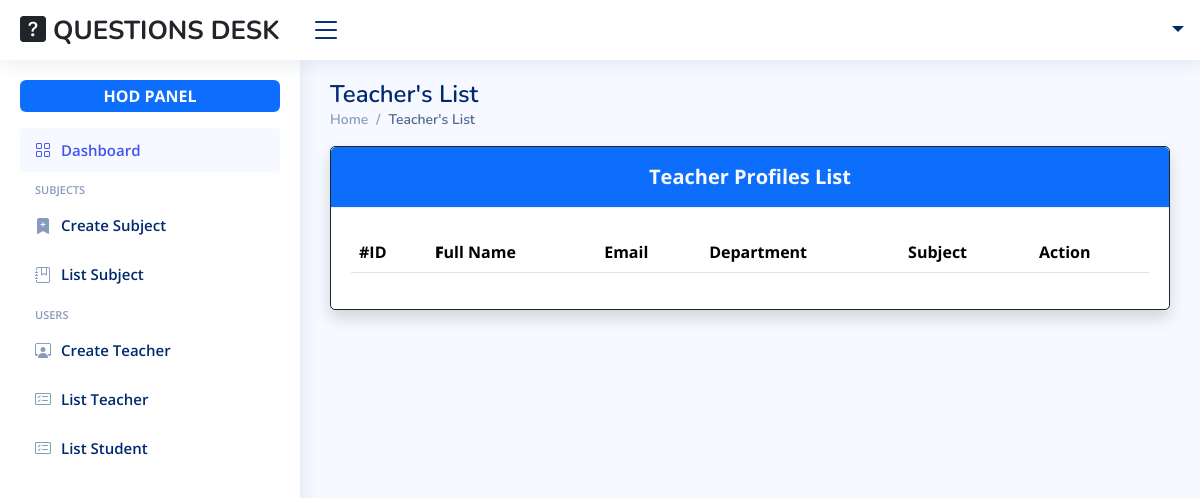
The page /hod/list/users/Teacher/ on the database as committed earlier.
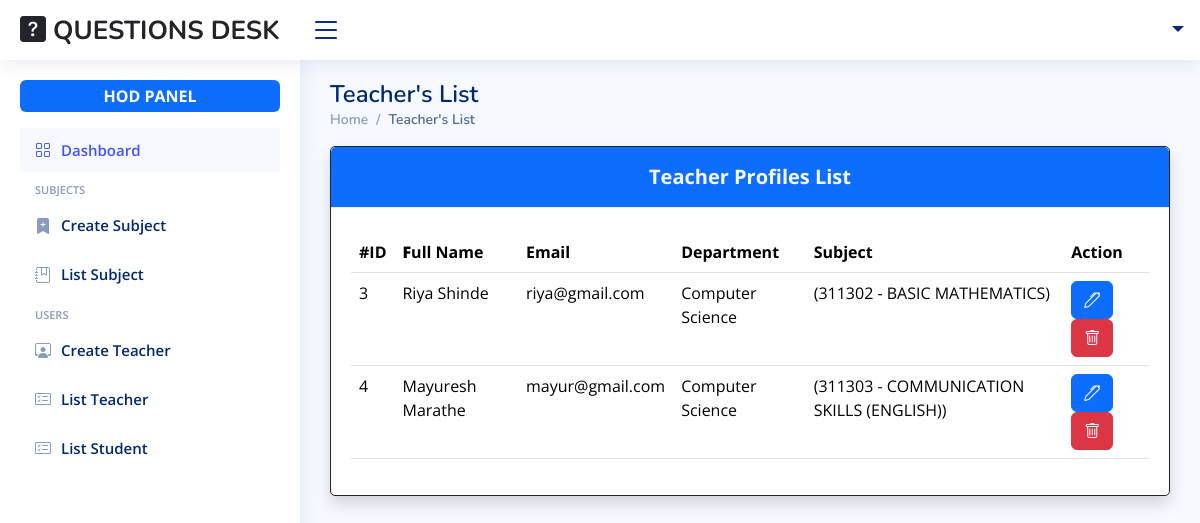
The same page on the database as committed later.
### Users/models.py (models this page shows, shortened)
class User(AbstractBaseUser):
    id = models.BigAutoField(primary_key=True)
    first_name = models.CharField(max_length=100, null=False, blank=False)
    last_name = models.CharField(max_length=100, null=False, blank=False)
    institute = models.CharField(max_length=255, null=False, blank=False, default="S.S.V.P's B.S.Deore Polytechnic, Dhule")
    email = models.EmailField(unique=True, null=False, blank=False)
    username = models.CharField(unique=True, max_length=100, null=False, blank=False)
    password = models.CharField(max_length=100, null=False, blank=False)
    role = models.CharField(max_length=10, null=False, blank=False)
    joined_date = models.DateField(auto_now_add=True)
    USERNAME_FIELD = 'username'
    REQUIRED_FIELDS = ['first_name', 'last_name', 'email']
    objects = UserManager()
    class Meta:
        db_table = 'Users'

class Profile(models.Model):
    id = models.BigAutoField(primary_key=True)
    user = models.OneToOneField(User, related_name='profile', on_delete=models.CASCADE)
    phone_number = models.CharField(max_length=10, null=False, blank=False ,validators=[RegexValidator(regex=r'^\d{10}$')])
    designation = models.CharField(max_length=100, null=False, blank=False)
    department = models.CharField(max_length=100, null=False, blank=False)
    experience = models.DecimalField(max_digits=3, decimal_places=1, null=True, blank=True)
    subjects = models.ManyToManyField(Subject, related_name='profiles', blank=True)
    class Meta:
        db_table = 'Profiles'

class Subject(models.Model):
    id = models.BigAutoField(primary_key=True)
    code = models.CharField(max_length=100, unique=True, null=False, blank=False)
    name = models.CharField(max_length=255, null=False, blank=False)
    semester = models.CharField(max_length=100, null=False, blank=False)
    department =models.CharField(max_length=100, null=False, blank=False)
    scheme = models.CharField(max_length=10, null=False, blank=False)
    class Meta:
        db_table = 'Subjects'

### Users/views.py (the view)
# urls.py: path('hod/list/users/<str:role>/', hod_list_users_view, name='hod-list-users-view'),
def hod_list_users_view(request, role):
    users = User.objects.filter(role=role).all()
    return render(request, 'members/hod/list_users.html', context={'users':users, 'role':role})

### Users/templates/members/hod/list_users.html (shortened to what this page needs)
{% extends "members/hod/base_site.html" %}
{% block main %}
	<main id="main" class="main">
		<div class="pagetitle">
			<h1>{{role}}'s List</h1>
			<nav>
				<ol class="breadcrumb">
					<li class="breadcrumb-item"><a href="{% url "hod-index-view" %}">Home</a></li>
					<li class="breadcrumb-item active">{{role}}'s List</li>
				</ol>
			</nav>
		</div>
		<section class="section dashboard">
			<div class="row justify-content-center">
				<div class="col-lg-12">
					<div class="card border border-dark shadow">
                        <div class="card-header text-center bg-primary text-light fw-bold fs-5">
                            {{role}} Profiles List
                        </div>
						<div class="card-body pt-4">
							<table class="table datatable">
								<thead>
									<tr>
										<th>#ID</th>
										<th><b>F</b>ull Name</th>
										<th>Email</th>
										{% if role != "Student" %}
                                            <th>Department</th>
                                            <th>Subject</th>
										{% else %}
										    <th>Institute</th>
										{% endif %}
										<th>Action</th>
									</tr>
								</thead>
								<tbody>
                                    {% for user in users %}
                                        <tr>
                                            <td>{{user.id}}</td>
                                            <td>{{user.first_name}} {{user.last_name}}</td>
                                            <td>{{user.email}}</td>
                                            {% if role != "Student" %}
                                                <td>{{user.profile.department}}</td>
                                                <td>
                                                    {% for subject in user.profile.subjects.all %}
                                                        ({{subject.code}} - {{subject.name}}) <br>
                                                    {% endfor %}
                                                </td>
                                            {% else %}
                                                <td>{{user.institute}}</td>
                                            {% endif %}
                                            <td>
                                                {% if role == 'Teacher' %}
                                                    <a href="{% url "hod-update-teacher-view" user.id %}" class="btn btn-primary"><i class="bi bi-pen"></i></a>
                                                {% endif %}
                                                <button type="button" class="btn btn-danger" data-bs-toggle="modal" data-bs-target="#verticalycentered{{user.id}}">
                                                    <i class="bi bi-trash"></i>
                                                </button>
                                            </td>
                                        </tr>
                                    {% endfor %}
								</tbody>
							</table>
						</div>
					</div>
				</div>
			</div>
		</section>
	</main>
{% endblock main %}

### Users/templates/members/hod/base_site.html (shortened to what this page needs)
{% extends "base.html" %}
{% load static %}
{% block content %}
    <header id="header" class="header fixed-top d-flex align-items-center">
        <div class="d-flex align-items-center justify-content-between">
            <a href="" class="logo">
                <span class="d-none d-lg-block text-dark">
                    <i class="bi bi-question-square-fill"></i>
                    QUESTIONS DESK
                </span>
            </a>
            <i class="bi bi-list toggle-sidebar-btn"></i>
        </div>
        <nav class="header-nav ms-auto">
            <ul class="d-flex align-items-center">
                <li class="nav-item dropdown pe-3">
                    <a class="nav-link nav-profile d-flex align-items-center pe-0" href="#" data-bs-toggle="dropdown">
                        <span class="d-none d-md-block dropdown-toggle ps-2 fs-5">{{request.user.first_name}} {{request.user.last_name.0}}</span>
                    </a>
                </li>
            </ul>
        </nav>
    </header>
    <aside id="sidebar" class="sidebar">
        <ul class="sidebar-nav" id="sidebar-nav">
            <li class="nav-item text-center mb-3">
                <span class="badge bg-primary w-100 fs-6 p-2">HOD PANEL</span>
            </li>
            <li class="nav-item">
                <a class="nav-link " href="{% url "hod-index-view" %}">
                    <i class="bi bi-grid"></i>
                    <span>Dashboard</span>
                </a>
            </li>
            <li class="nav-heading">SUBJECTS</li>
            <li class="nav-item">
                <a class="nav-link collapsed" href="{% url "hod-create-subject-view" %}">
                    <i class="bi bi-bookmark-plus-fill"></i>
                    <span>Create Subject</span>
                </a>
            </li>
            <li class="nav-item">
                <a class="nav-link collapsed" href="{% url "hod-list-subjects-view" %}">
                    <i class="bi bi-journal-bookmark"></i>
                    <span>List Subject</span>
                </a>
            </li>
            <li class="nav-heading">USERS</li>
            <li class="nav-item">
                <a class="nav-link collapsed" href="{% url "hod-create-teacher-view" %}">
                    <i class="bi bi-person-workspace"></i>
                    <span>Create Teacher</span>
                </a>
            </li>
            <li class="nav-item">
                <a class="nav-link collapsed" href="{% url "hod-list-users-view" 'Teacher' %}">
                    <i class="bi bi-card-checklist"></i>
                    <span>List Teacher</span>
                </a>
            </li>
            <li class="nav-item">
                <a class="nav-link collapsed" href="{% url "hod-list-users-view" 'Student' %}">
                    <i class="bi bi-card-checklist"></i>
                    <span>List Student</span>
                </a>
            </li>
        </ul>
    </aside>
    {% block main %}{% endblock main %}
{% endblock content %}

### Users/templates/base.html (shortened to what this page needs)
{% load static %}
<!DOCTYPE html>
<html lang="en">
    <head>
        <link href="{% static "assets/vendor/bootstrap/css/bootstrap.min.css" %}" rel="stylesheet">
        <link href="{% static "assets/vendor/bootstrap-icons/bootstrap-icons.css" %}" rel="stylesheet">
        <link href="{% static "assets/vendor/boxicons/css/boxicons.min.css" %}" rel="stylesheet">
        <link href="{% static "assets/vendor/boxicons/css/boxicons.min.css" %}" rel="stylesheet">
        <link href="{% static "assets/vendor/boxicons/css/boxicons.min.css" %}" rel="stylesheet">
        <link href="{% static "assets/vendor/remixicon/remixicon.css" %}" rel="stylesheet">
        <link href="{% static "assets/vendor/simple-datatables/style.css" %}" rel="stylesheet">
        <link href="{% static "assets/css/style.css" %}" rel="stylesheet">
        <link rel="stylesheet" href="{% static "users/css/style.css" %}">
    </head>
    <body>
        {% block content %}{% endblock content %}
    </body>
</html>

### Users/static/assets/css/style.css (style rules this page uses)
:root { scroll-behavior: smooth; }
body { font-family: "Open Sans", sans-serif; background: #f6f9ff; color: #444444; }
a { color: #4154f1; text-decoration: none; }
h1, h2, h3, h4, h5, h6 { font-family: "Nunito", sans-serif; }
#main { margin-top: 60px; padding: 20px 30px; transition: all 0.3s; }
.pagetitle { margin-bottom: 10px; }
.pagetitle h1 { font-size: 24px; margin-bottom: 0; font-weight: 600; color: #012970; }
.card { margin-bottom: 30px; border: none; border-radius: 5px; box-shadow: 0px 0 30px rgba(1, 41, 112, 0.1); }
.card-header, .card-footer { border-color: #ebeef4; background-color: #fff; color: #798eb3; padding: 15px; }
.card-body { padding: 0 20px 20px 20px; }
.breadcrumb { font-size: 14px; font-family: "Nunito", sans-serif; color: #899bbd; font-weight: 600; }
.breadcrumb a { color: #899bbd; transition: 0.3s; }
.breadcrumb .breadcrumb-item::before { color: #899bbd; }
.breadcrumb .active { color: #51678f; font-weight: 600; }
.logo { line-height: 1; }
@media (min-width: 1200px) { .logo { width: 280px; } }
.logo span { font-size: 26px; font-weight: 700; color: #012970; font-family: "Nunito", sans-serif; }
.header { transition: all 0.5s; z-index: 997; height: 60px; box-shadow: 0px 2px 20px rgba(1, 41, 112, 0.1); background-color: #fff; padding-left: 20px; }
.header .toggle-sidebar-btn { font-size: 32px; padding-left: 10px; cursor: pointer; color: #012970; }
.header-nav ul { list-style: none; }
.header-nav>ul { margin: 0; padding: 0; }
.header-nav .nav-profile { color: #012970; }
.header-nav .nav-profile span { font-size: 14px; font-weight: 600; }
.sidebar { position: fixed; top: 60px; left: 0; bottom: 0; width: 300px; z-index: 996; transition: all 0.3s; padding: 20px; overflow-y: auto; scrollbar-width: thin; scrollbar-color: #aab7cf transparent; box-shadow: 0px 0px 20px rgba(1, 41, 112, 0.1); background-color: #fff; }
@media (min-width: 1200px) { #main, #footer { margin-left: 300px; } }
.sidebar-nav { padding: 0; margin: 0; list-style: none; }
.sidebar-nav li { padding: 0; margin: 0; list-style: none; }
.sidebar-nav .nav-item { margin-bottom: 5px; }
.sidebar-nav .nav-heading { font-size: 11px; text-transform: uppercase; color: #899bbd; font-weight: 600; margin: 10px 0 5px 15px; }
.sidebar-nav .nav-link { display: flex; align-items: center; font-size: 15px; font-weight: 600; color: #4154f1; transition: 0.3; background: #f6f9ff; padding: 10px 15px; border-radius: 4px; }
.sidebar-nav .nav-link i { font-size: 16px; margin-right: 10px; color: #4154f1; }
.sidebar-nav .nav-link.collapsed { color: #012970; background: #fff; }
.sidebar-nav .nav-link.collapsed i { color: #899bbd; }

Rows that differ between the two databases and show on the page:
added User: id "3", first_name "Riya", last_name "Shinde", email "riya@gmail.com", profile.department "Computer Science"
added Subject: code "311302", name "BASIC MATHEMATICS", shown under "3"
added User: id "4", first_name "Mayuresh", last_name "Marathe", email "mayur@gmail.com", profile.department "Computer Science"
added Subject: code "311303", name "COMMUNICATION SKILLS (ENGLISH)", shown under "4"
